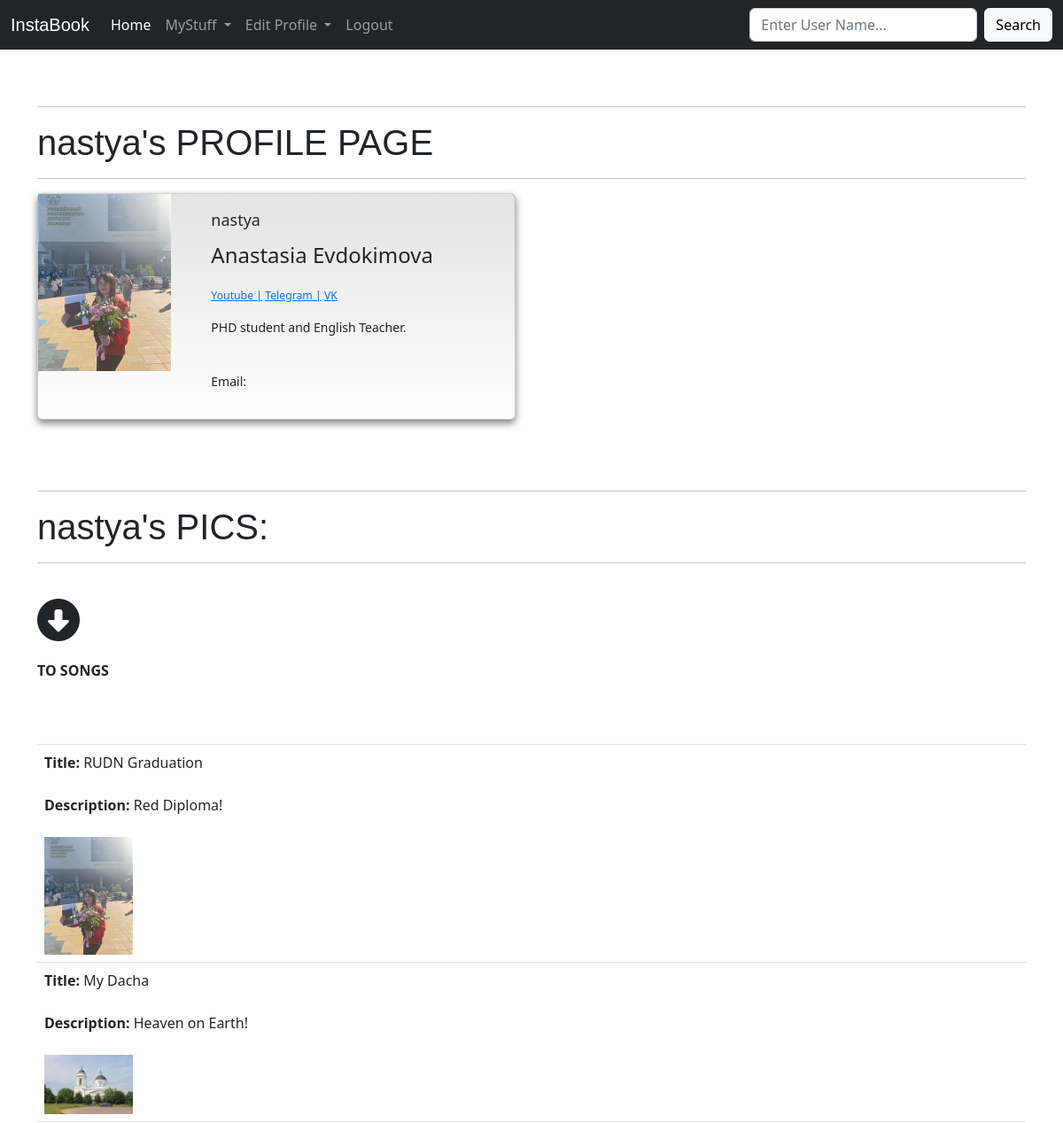
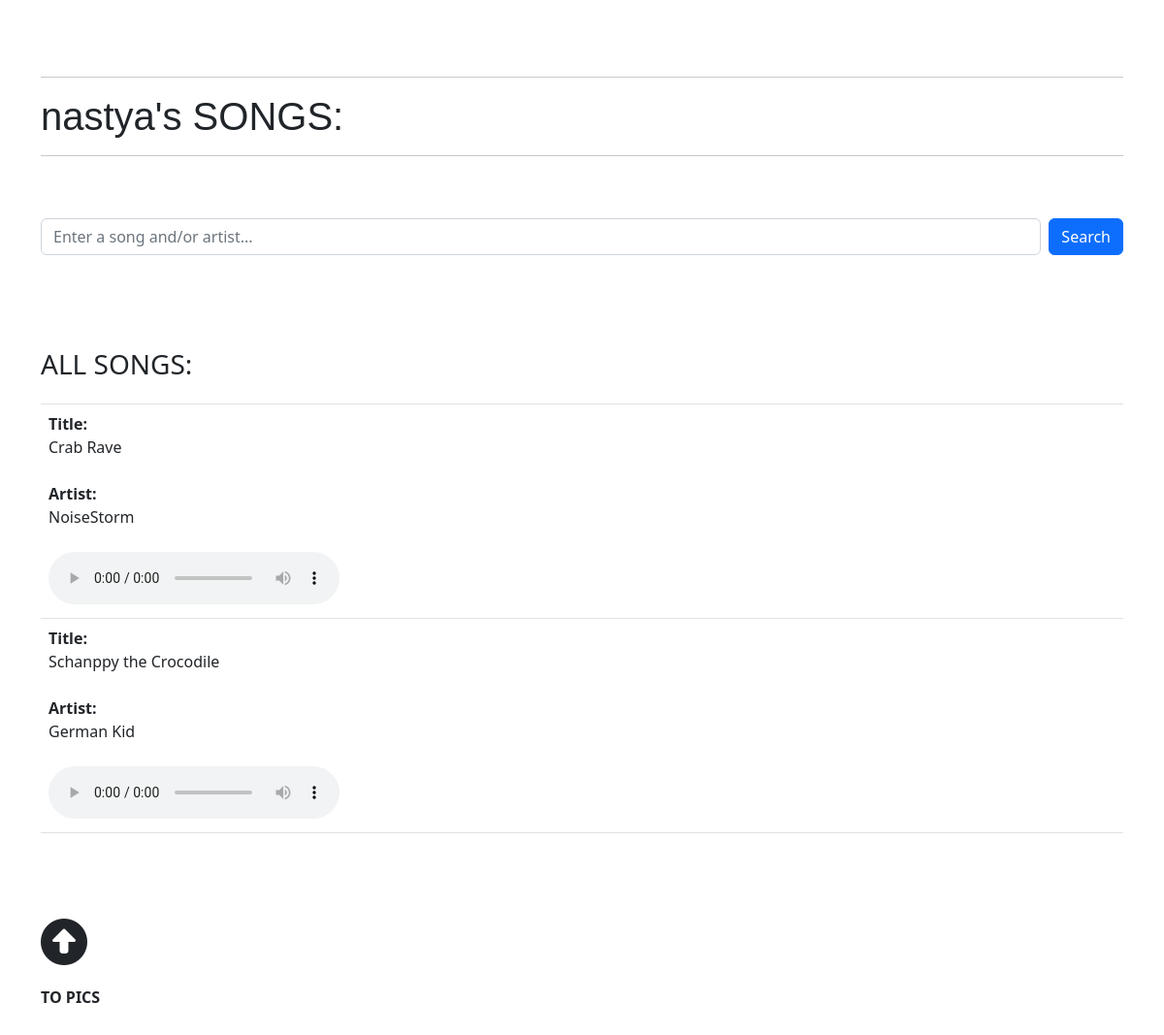
The app's page /my_profile/5 (signed in) with its own data (2 pictures, top to bottom).
### mypics/models.py (models this page shows, shortened)
class Profile(models.Model):
    member = models.OneToOneField(User,null=True,on_delete=models.CASCADE,unique=True)
    bio = models.TextField(blank=True)
    profile_pic = models.ImageField(null=True,blank=False,upload_to='images/')
    youtube_url = models.CharField(max_length=120,null=True,default='https://www.youtube.com',blank=True)
    telegram_url = models.CharField(max_length=120,null=True,default='https://web.telegram.org/k/',blank=True)
    vk_url = models.CharField(max_length=120,null=True,default='https://vk.com/',blank=True)
    friend_id_list = models.CharField(max_length=120,null=True,blank=True,validators=[validate_comma_separated_integer_list])
    requests = models.CharField(max_length=120,null=True,blank=True,validators=[validate_comma_separated_integer_list])
    pendings = models.CharField(max_length=120,null=True,blank=True,validators=[validate_comma_separated_integer_list])
    accepted = models.CharField(max_length=120,null=True,blank=True,validators=[validate_comma_separated_integer_list])
    declined = models.CharField(max_length=120, null=True, blank=True,validators=[validate_comma_separated_integer_list])
    private = models.BooleanField(null=True, blank=True)
    online = models.BooleanField(null=False,blank=False,default=False)

class Picture(models.Model):
    author = models.CharField(max_length=120,default="")
    connected_user = models.ForeignKey(User,default=get_default_action_status,on_delete=models.CASCADE,related_name="+")
    title = models.CharField(max_length=120)
    date = models.CharField(max_length=120,blank=True)
    place = models.CharField(max_length=120,blank=True)
    description = models.TextField(blank=True)
    picture_image = models.ImageField(null=True,blank=False,upload_to='images/')
    likes = models.CharField(max_length=120,default=0)
    hearted = models.CharField(max_length=120, null=True,blank=True,default='',validators=[validate_comma_separated_integer_list])

class Song(models.Model):
    title = models.CharField(max_length=120)
    artist = models.CharField(max_length=120)
    author = models.CharField(max_length=120)
    connected_user = models.ForeignKey(User, default=1, on_delete=models.CASCADE,related_name="+")
    song_file = models.FileField(upload_to='songs/')

### mypics/views.py (the view)
# urls.py: path('my_profile/<id>',views.my_profile,name='my_profile'),
def my_profile(request,id):
    pics_show = False
    songs_show = False
    show = True
    entries = Picture.objects.all()
    entries_2 = Song.objects.all()
    user_1 = User.objects.get(pk=id)
    current_user = str(user_1).lower()
    logged_on_user = request.user
    logged_on_user_formatted = str(request.user.username).lower()
    member_id_from_user = user_1.profile.id
    member_instance = Profile.objects.get(pk=member_id_from_user)
    member_private = member_instance.private
    list_str_logged_on_user_friends = []
    if logged_on_user.username != current_user:
        if member_instance.private == True:
            str_logged_on_user_friends = logged_on_user.profile.friend_id_list
            if str_logged_on_user_friends != None:
                list_str_logged_on_user_friends = str_logged_on_user_friends.split(sep=',')
                if str(member_id_from_user) in list_str_logged_on_user_friends:
                    show = True
                else:
                    show = False
            else:
                show = False
    list_of_users_pics = []
    for entry in entries:
        if entry.author == current_user:
            list_of_users_pics.append(entry)
    if list_of_users_pics != []:
        pics_show = True
    list_whose_hearted_for_each_pic = []
    for entry in list_of_users_pics:
        if entry.hearted != None:
            temp = entry.hearted.split(sep=',')
        else:
            temp = ['']
        if temp != ['']:
            temp2 = list(map(int,temp))
        else:
            temp2 = []
        list_whose_hearted_for_each_pic.append([entry.id,temp2])
    list_of_users_songs = []
    for entry in entries_2:
        if entry.author == current_user:
            list_of_users_songs.append(entry)
    if list_of_users_songs != []:
        songs_show = True
    return render(request, 'my_profile.html', {
        'show':show,
        'pics_show':pics_show,
        'songs_show':songs_show,
        'user_1': user_1,
        'member_id_from_user':member_id_from_user,
        'member_instance':member_instance,
        'list_of_users_pics':list_of_users_pics,
        'list_of_users_songs':list_of_users_songs,
        'current_user':current_user,
        'member_private':member_private,
        'list_str_logged_on_user_friends':list_str_logged_on_user_friends,
        'str_id':str(member_id_from_user),
        'logged_on_user':logged_on_user,
        'list_whose_hearted_for_each_pic':list_whose_hearted_for_each_pic,
        'logged_on_user_formatted':logged_on_user_formatted,
        'text': 'simon\njohn\nemily'
    })

### mypics/templates/my_profile.html (shortened to what this page needs)
{%extends 'base.html'%}
{% load static %}
{% block content%}
{%if user.is_authenticated%}
{%if logged_on_user_formatted != current_user%}
<hr/>
                 <h1>{{user_1.username}}'s PROFILE PAGE</h1>
<hr/>
{%else%}
<hr/>
                 <h1>MY PROFILE PAGE</h1>
<hr/>
{%endif%}
<div class="card mb-3" style="max-width: 540px;">
                  <div class="row g-0">
                      <div class="col-md-4">
                       {%if member_instance.profile_pic%}
                        <img src="{{member_instance.profile_pic.url}}" data-toggle="modal" data-target="#modalz{{user_1.id}}" width="150">
                        {%else%}
                        <img src="{% static 'default_profile.png' %}" class="img-fluid rounded-start" alt="...">
                        {%endif%}
                    </div>
                      <div class="col-md-8">
                      <div class="card-body">
                        <p style="font-size:18px;" class="card-title">{{user_1.username}}</p>
                          <p style="font-size:24px;" class="card-text">{{user_1.first_name}}  {{user_1.last_name}}</p>
                        <p style="font-size:14px;" class="card-text">
                            <small class="text-muted">
                                <a href="{{user.profile.youtube_url}}">Youtube |</a>
                                <a href="{{user.profile.telegram_url}}"> Telegram |</a>
                                <a href="{{user.profile.vk_url}}"> VK</a>
                        </small></p>
                           {%if user.profile.bio%}
                                <p style="font-size:14px;" class="card-text">{{member_instance.bio}}</p>
                          {%else%}
                            No Bio!
                          {%endif%}
                          <br>
                          {%if user.email%}
                          <p style="font-size:14px;" >Email: {{member_instance.email}}</p>
                            {%endif%}
                      </div>
                    </div>
                  </div>
                </div>
{%if show%}
<br><br>
<hr/>
<h1 id="my-pics">MY PICS:</h1>
<hr/>
<br>
<span id='clickableAwesomeFont'><i id = 'changing-icon' class="fa-solid fa-circle-down fa-3x"></i></span>
<br><br><h6><b>TO SONGS</b></h6>
<br>
<br>
{%if pics_show%}
<table class="table">
                    <thead class="thead-dark">
                    <tr>
                      <th scope="col"></th>
                    </tr>
                  </thead>
                  <tbody>
                      {%for entry in list_of_users_pics%}
                          <tr>
                              <td style="word-break:break-all;"><b>Title: </b>{{entry.title}}<br><br><b>Description: </b>{{entry.description}}<br><br>
                              <img src="{{entry.picture_image.url}}" data-toggle="modal" data-target="#modal{{entry.id}}" width="100">
                              </td>
                          </tr>
                      {%endfor%}
                  </tbody>
                </table>
{%endif%}
<br>
<br>
<hr/>
<h1 id="my-songs">MY SONGS:</h1>
<hr/>
<br>
<br>
<form id ='search-song' class="d-flex" role="search" method = 'POST'>
          <input id ='song-input' name="song-input" class="form-control me-2" type="search" placeholder="Enter a song and/or artist..." aria-label="Search">
        <input type="submit" class="btn btn-primary" value="Search" name="search-button" id="search-button">
      </form>
<br>
<br>
<br>
<br>
{%if songs_show%}
                    <h3>ALL SONGS:</h3>
                    <table class="table">
                    <thead class="thead-dark">
                    <tr>
                      <th scope="col"></th>
                    </tr>
                  </thead>
                        <tbody>
                      {%for entry in list_of_users_songs%}
                          <tr>
                              <td style="word-break:break-all;"><b>Title:</b><br>
                                  {{entry.title}}
                                  <br>
                                  <br>
                                  <b>Artist:</b>
                                  <br>
                                  {{entry.artist}}
                                    <br><br>
                                  <audio id ='my-audio{{entry.id}}' controls style="width: 300px;">
                                    <source src="{{entry.song_file.url}}" type="audio/mp3">
                                    </audio>
                              </td>
                          </tr>
                      {%endfor%}
                  </tbody>
                </table>
{%endif%}
<br>
<br>
<br>
<span id='clickableAwesomeFont2'><i id='changing-icon2' class="fa-solid fa-circle-up fa-3x"></i></span>
<br><br><h6><b>TO PICS</b></h6>
<br><br>
{%endif%}
{%else%}
    <h2>You must be logged in to view this page.</h2>
{%endif%}
{%endblock%}

### mypics/templates/base.html (shortened to what this page needs)
<!doctype html>
<html lang="en">
  <head>
      <link href="http://fonts.cdnfonts.com/css/do-futuristic" rel="stylesheet">
    <link href="https://cdn.jsdelivr.net/npm/bootstrap@5.2.0/dist/css/bootstrap.min.css" rel="stylesheet">
  </head>
  <body>
  <nav class="navbar navbar-expand-lg navbar-dark bg-dark">
  <div class="container-fluid">
    <a id="site-name" class="navbar-brand" href="{% url 'home' %}">InstaBook</a>
    <div class="collapse navbar-collapse" id="navbarSupportedContent">
      <ul class="navbar-nav me-auto mb-2 mb-lg-0">
        <li class="nav-item">
          <a class="nav-link active" aria-current="page" href="{% url 'home' %}">Home</a>
        </li>
        {%if user.is_authenticated %}
                      <li class="nav-item dropdown">
                        <a class="nav-link dropdown-toggle" href="#" role="button" data-bs-toggle="dropdown" aria-expanded="false">
                          MyStuff
                        </a>
                      </li>
                      <li class="nav-item dropdown">
                        <a class="nav-link dropdown-toggle" href="#" role="button" data-bs-toggle="dropdown" aria-expanded="false">
                          Edit Profile
                        </a>
                      </li>
                      <li class="nav-item">
                        <a class="nav-link" data-toggle="modal" data-target="#logout{{user.id}}">Logout</a>
                      </li>
          {%endif%}
      </ul>
        {%if user.is_authenticated %}
        <form class="d-flex" role="search" method = 'POST' action="{%url 'search'%}">
          <input id ='my_query' name="my_query" class="form-control me-2" type="search" placeholder="Enter User Name..." aria-label="Search">
        <button class="btn btn-light" type="submit">Search</button>
      </form>
        {%endif%}
    </div>
  </div>
</nav>
<div class="container">
  <br>
<br>
{% block content %}
{%endblock%}
 </div>
  </body>
</html>

### mypics/templates/base.html (style rules this page uses)
#site-name { font-family:'Ink Free','Impact', sans-serif; }
li { cursor: pointer; }
.card { box-shadow: 0 4px 8px 0 rgba(0,0,0,0.5); background:linear-gradient(0deg, #FFFFFF 0%,#E3E3E3 100%); transition: 0.3s; }
h1 { font-family:'Ink Free','Impact', sans-serif; }

### mypics/templates/my_profile.html (style rules this page uses)
img { cursor: pointer; }
p { cursor: pointer; }
#clickableAwesomeFont { cursor: pointer; }
#clickableAwesomeFont2 { cursor: pointer; }

### records on screen
Profile: profile_pic (picture), bio "PHD student and English Teacher."
Picture: title "RUDN Graduation", description "Red Diploma!", picture_image (picture)
Picture: title "My Dacha", description "Heaven on Earth!", picture_image (picture)
Song: title "Crab Rave", artist "NoiseStorm"
Song: title "Schanppy the Crocodile", artist "German Kid"

### other values on screen
{{ user_1.username }} "nastya"
{{ user_1.first_name }} "Anastasia"
{{ user_1.last_name }} "Evdokimova"
